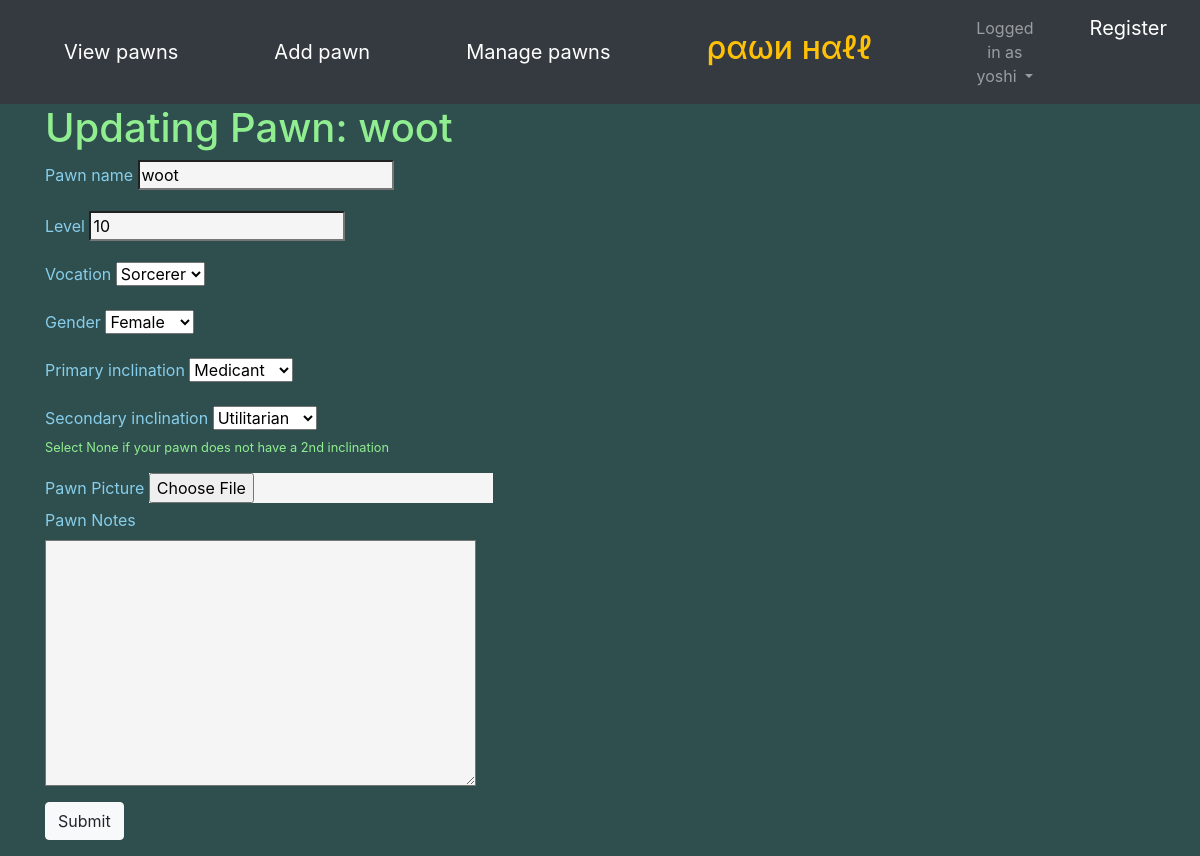
/pawn/16/update/ (signed in), run on the app's committed database.
### pawnlisting/models.py (models this page shows, shortened)
class Pawn(models.Model):
    id = models.AutoField(primary_key=True)
    name = models.CharField(max_length=30)
    vocation = models.CharField(max_length=20, choices=build_choices(vocations))
    level = models.IntegerField()
    gender = models.CharField(max_length=10, choices=build_choices(genders))
    PRIMARY_INCLINATION_CHOICES = build_choices(inclinations)
    SECONDARY_INCLINATION_CHOICES = PRIMARY_INCLINATION_CHOICES[:] + [("None", "None")]
    primary_inclination = models.CharField(max_length=30, choices=PRIMARY_INCLINATION_CHOICES)
    secondary_inclination= models.CharField(max_length=30, choices=SECONDARY_INCLINATION_CHOICES)
    notes = models.TextField(max_length=1000, blank=True)
    picture = models.ImageField(upload_to="pawn_pictures/", null=True, blank=True)
    created_by = models.ForeignKey("auth.User", null=False, on_delete=models.CASCADE)
    last_modified = models.DateTimeField(default=timezone.now)

### pawnlisting/views.py (the view)
# urls.py: path('pawn/<pk>/update/', views.PawnUpdate.as_view(), name="update_pawn"),
class PawnUpdate(AllowIfUserOwnsPawn, UpdateView):
    model = Pawn
    fields = ["name", "level", "vocation", "gender",
        "primary_inclination", "secondary_inclination", "notes", "picture"]

### pawnlisting/views.py (called while the page is built)
    def test_func(self):
        pawn_to_delete = Pawn.objects.get(pk=self.kwargs["pk"])
        return pawn_to_delete.created_by == self.request.user

### pawnlisting/templates/pawnlisting/pawn_form.html (shortened to what this page needs)
{% include "pawnlisting/base.html" %}
{% load static %}
<link rel="stylesheet" href="{% static 'pawnlisting/css/pawn_form.css' %}">
<form method="POST" enctype="multipart/form-data">
    <div class="container">
        {% if object %}
            <h1> Updating Pawn: {{ object.name }} </h1>
        {% else %}
            <h1> Create a Pawn </h1>
        {% endif %}
        <div class="form-group">
            <label>Pawn name</label>
            {{ form.name }}
        </div>
        <div class="form-group">
            <label>Level</label>
            {{ form.level }}
        </div>
        <div class="form-group">
            <label>Vocation</label>
            {{ form.vocation }}
        </div>
        <div class="form-group">
            <label>Gender</label>
            {{ form.gender }}
        </div>
        <div class="form-group">
            <label> Primary inclination</label>
                {{ form.primary_inclination }}
        </div>
        <div class="form-group">
            <label>Secondary inclination</label>
            {{ form.secondary_inclination }}
            <div class="small" id="secondaryInclinationHelp" class="form-text text-muted"> Select None if your pawn does not have a 2nd inclination </div>
        </div>
        <div class="form-group">
            <div>
                <label> Pawn Picture </label>
                {{ form.picture }}
            </div>
            <label for="id_notes">Pawn Notes</label>
            <div>
                {{ form.notes }}
            </div>
        </div>
        <button class="btn btn-light" type="submit"> Submit </button>
    </div>
</form>

### pawnlisting/templates/pawnlisting/base.html (shortened to what this page needs)
{% load static %}
<head>
    <link rel="stylesheet" href="https://maxcdn.bootstrapcdn.com/bootstrap/4.0.0/css/bootstrap.min.css">
    <link rel="stylesheet" href="{% static 'pawnlisting/css/base.css' %}">
</head>
<nav class="navbar navbar-expand-lg navbar-dark bg-dark">
    <div class="navbar-collapse collapse w-100 dual-collapse2 order-1 order-md-0">
        <ul class="navbar-nav ml-auto text-center">
            <a class="navbar-brand nav-item mx-5" href="{% url 'list_pawn' %}"> View pawns </a>
            <a class="navbar-brand nav-item mx-5" href="{% url 'create_pawn' %}"> Add pawn </a>
            <a class="navbar-brand nav-item mx-5" href="{% url 'manage_pawns' %}"> Manage pawns </a>
        </ul>
    </div>
    <h2 class="text-warning navbar-text nav-item mx-5" style="white-space: nowrap;"> ραωи нαℓℓ </h2>
    <div class="navbar-collapse collapse w-100 dual-collapse2 order-2 order-md-2 mx-5">
        <ul class="navbar-nav mr-auto text-center">
            {% if user.is_authenticated %}
                <li class="nav-item dropdown">
                        <a class="nav-link dropdown-toggle" href="#" id="navbarDropdown" role="button"
                                    data-toggle="dropdown" aria-haspopup="true" aria-expanded="false">
                                    Logged in as {{ user.username }}
                        </a>
                </li>
            {% else %}
                <a class="navbar-brand" href="{% url 'login' %}"> Login </a>
            {% endif %}
            <a class="navbar-brand nav-item mx-5" href="{% url 'register' %}"> Register </a>
        </ul>
    </div>
</nav>

### pawnlisting/static/pawnlisting/css/base.css (style rules this page uses)
h1 { color: lightgreen; }
label { color: skyblue }
div { color: whitesmoke; }

### pawnlisting/static/pawnlisting/css/pawn_form.css (style rules this page uses)
input, textarea { background-color: whitesmoke; color: dark; }
div.small { color: lightgreen; }

### data on the page
Pawn: name "woot", level "10", vocation "Sorcerer", gender "Female", primary_inclination "Medicant", secondary_inclination "Utilitarian"

### other printed values
{{ user.username }} "yoshi"
